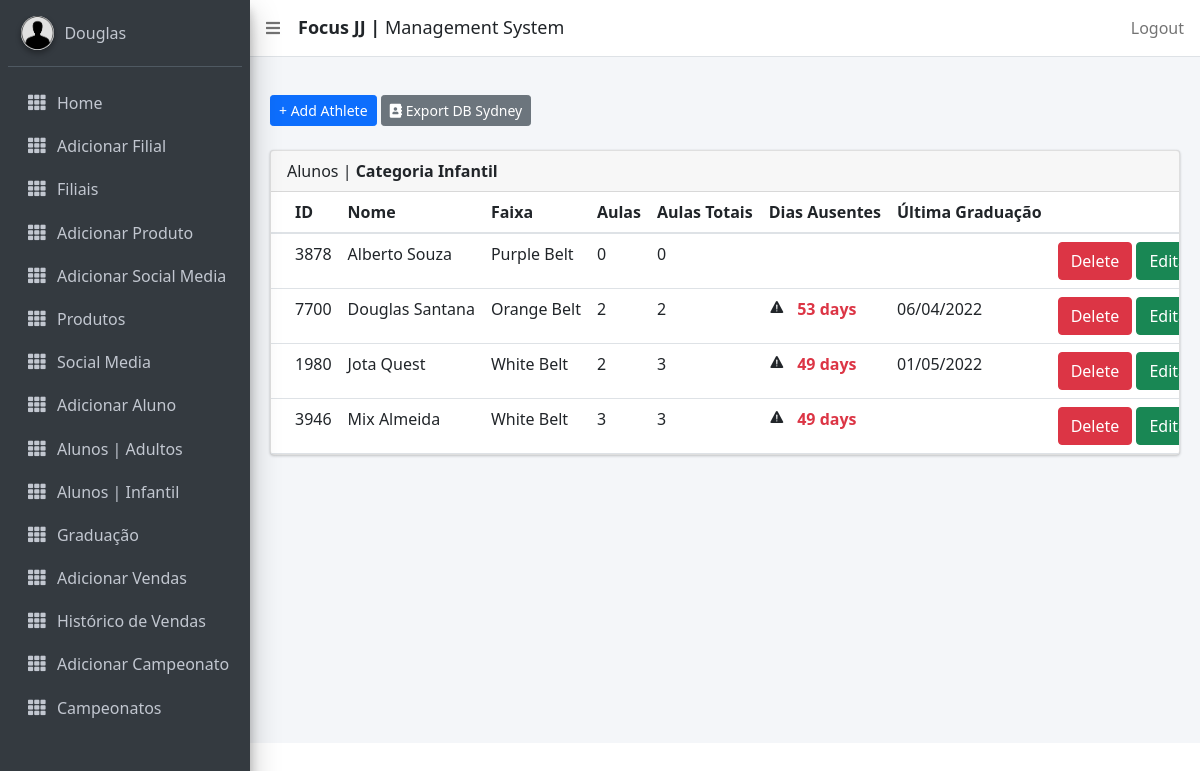
/managealunos/kids (signed in), run on an earlier commit of the app's database.
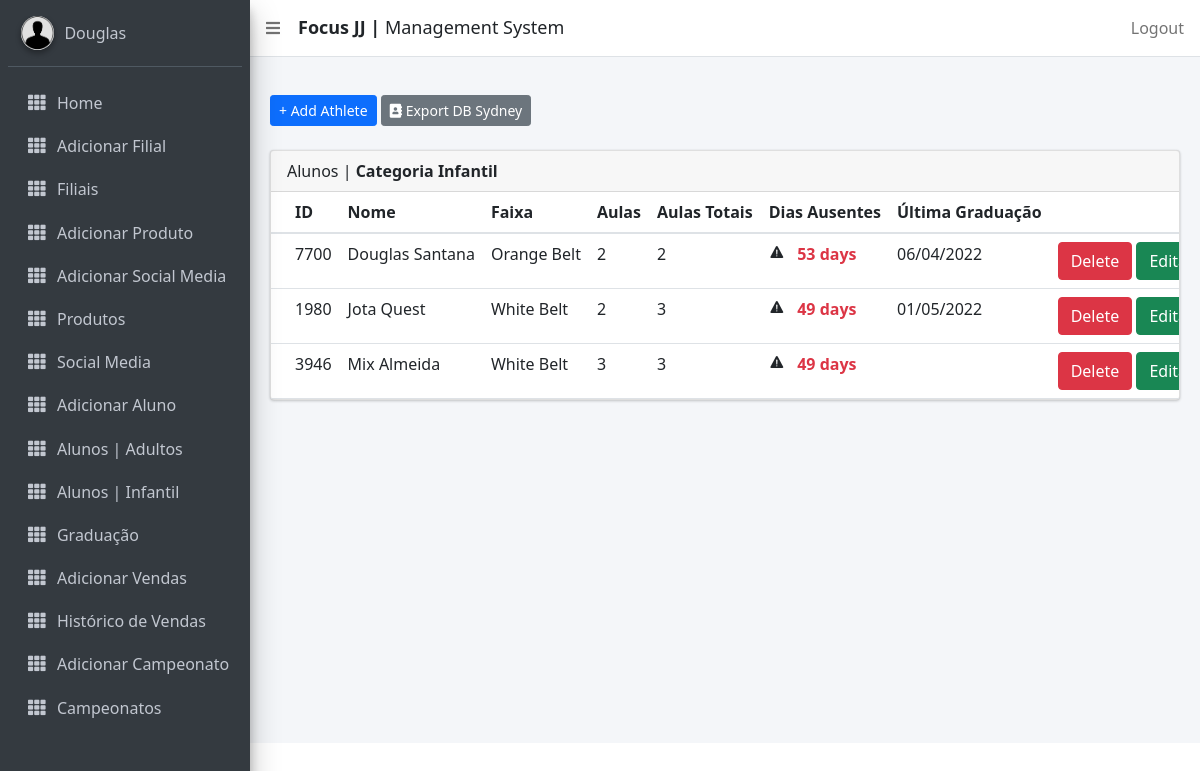
And on a later commit of the database.
### focusbjj/models.py (models this page shows, shortened)
class Aluno(models.Model):
    DoesNotExist = None
    objects = None
    id = ShortUUIDField(primary_key=True, editable=False, alphabet="0123456789", length=4)
    photo = models.ImageField(upload_to='photos/', null=True, blank=True)
    nome = models.CharField(max_length=15, verbose_name='Name')
    middle_name = models.CharField(max_length=20, verbose_name='Middle Name', blank=True, null=True)
    surname = models.CharField(max_length=15, verbose_name='Last Name', null=True)
    phone = models.CharField(max_length=15, help_text='Use only numbers')
    email = models.EmailField(max_length=128)
    location = models.ForeignKey(CustomUser, related_name="alunos", on_delete=models.CASCADE)
    address = models.CharField(max_length=255, blank=True, null=True)
    belt = models.CharField(max_length=255, choices=BELT)
    stripe = models.CharField(max_length=255, choices=GRAU)
    join_date = models.DateTimeField()
    time_stamp = models.DateTimeField(auto_now=True, null=True)
    gender = models.CharField(max_length=255, choices=GENDER)
    dob = models.DateField(verbose_name='Date of Birth',)
    is_blocked = models.BooleanField(default=False)
    agreement = models.BooleanField(default=False)
    USERNAME_FIELD = 'id'
    def idade(self): #POR ANO DE NASCIMENTO
        today = date.today()
        idade = today.year - self.dob.year #- ((today.month, today.day) < (self.dob.month, self.dob.day))
        return idade
    class Meta:
        ordering = ["nome"]

class Graduation(models.Model):
    objects = None
    aluno = models.ForeignKey(Aluno, related_name='graduacao', on_delete=models.CASCADE, verbose_name='_(Aluno')
    master = models.CharField(max_length=15, null=True, verbose_name=_('Professor'))
    belt = models.CharField(max_length=255, choices=BELT, verbose_name=_('Faixa'))
    stripe = models.CharField(max_length=255, choices=GRAU, verbose_name=_('Grau'))
    time_stamp = models.DateTimeField(null=True, verbose_name=_('Data'))

class GetAttendance(models.Model):
    objects = None
    aluno = models.ForeignKey(Aluno, on_delete=models.CASCADE, verbose_name='Athlete')
    attendance = models.DateTimeField(default=timezone.now)

### focusbjj/views.py (the view)
# urls.py: path('managealunos/kids', views.ManageAlunosKids.as_view(), name='managealunoskids'),
class ManageAlunosKids(LoginRequiredMixin, ListView):
    template_name = 'managealunos_kids.html'
    model = Aluno
    def get_queryset(self):
        queryset = super().get_queryset()
        filter = AlunoFilter(self.request.GET, queryset)
        return filter.qs
    def get_context_data(self, **kwargs):
        context = super(ManageAlunosKids, self).get_context_data(**kwargs)
        context['alunos'] = Aluno.objects.all()
        return context

### focusbjj/templatetags/attendance_tags.py (called while the page is built)
@register.filter
def get_count_att_aluno(aluno_instance):
    return len(GetAttendance.objects.filter(aluno_id=aluno_instance.id))

@register.filter
def last_att_aluno(aluno_instance):
    att = GetAttendance.objects.filter(aluno_id=aluno_instance.id).order_by('-attendance')
    if att[0].attendance + timedelta(days=15) < timezone.now():
        tempo = timezone.now() - att[0].attendance
        return tempo
    else:
        return ''

@register.filter
def current_belt(aluno_instance):
    belt = Graduation.objects.filter(aluno_id=aluno_instance.id).order_by('-time_stamp')
    if belt:
        current = belt[0].belt
    else:
        current = aluno_instance.belt
    return current

@register.filter
def last_graduation(aluno_instance):
    last_grad = Graduation.objects.filter(aluno_id=aluno_instance.id).order_by('-time_stamp')
    if last_grad:
        date = last_grad[0].time_stamp
    else:
        date = 'Not Graduated'
    return date

### focusbjj/templates/managealunos_kids.html (shortened to what this page needs)
{% extends 'base_template.html' %}
{% load static %}
{% load attendance_tags %}
{% load i18n %}
{% block content %}
<section class="content">
        <div class="container-fluid">
            <a class="btn btn-primary btn-sm" href="{% url 'focusbjj:add_aluno' %}" role="button">+ Add Athlete</a>
            <a href="{% url 'focusbjj:export_xlsx' %}" class="btn btn-sm btn-secondary"><i class="fas fa-address-book main-logo-icon"></i> Export DB {{ user.location }} </a> <br/>&nbsp;
            <div class="row">
                <div class="col-md-12">
                    <div class="card">
                        <div class="card-header">
                            <p>{% trans "Alunos" %} | <b>{% trans "Categoria Infantil" %}</b></p>
                        </div>
                <div class="card-body table-responsive p-0">
                <table class="table table-hover text-nowrap">
                <thead>
                    <tr>
                    <th>ID</th>
                    <th>{% trans "Nome" %}</th>
                    <th>{% trans "Faixa" %}</th>
                    <th>{% trans "Aulas" %}</th>
                    <th>{% trans "Aulas Totais" %}</th>
                    <th>{% trans "Dias Ausentes" %}</th>
                    <th>{% trans "Última Graduação" %}</th>
                    <th></th>
                    </tr>
                </thead>
                <tbody>
                {% for aluno in request.user.alunos.all|dictsort:"nome" %}
                   {% if aluno.idade <= 17 %}
                    <tr>
                    <td>{{ aluno.id }}</td>
                    <td>{{ aluno.nome|title }} {{ aluno.surname|title }}</td>
                    <td>
                        {% if aluno|current_belt %}
                        {{ aluno|current_belt }}
                        {% else %}
                        {{ aluno.belt }}
                        {% endif %}
                    </td>
                    <td>
                        {% if aluno|new_attendance == None %}
                        {{ aluno|get_count_att_aluno }}
                        {% else %}
                        {{ aluno|new_attendance }}
                        {% endif %}
                    </td>
                    <td>{{ aluno|get_count_att_aluno }}</td>
                    <td>
                        {% if aluno|get_count_att_aluno %}
                        {% if aluno|last_att_aluno %}
                            <ion-icon name="warning"></ion-icon>
                            <strong class="text-red"> &nbsp; {{ aluno|last_att_aluno|cut:"," |slice:"7"}}</strong>
                        {% endif %}
                        {% endif %}
                    </td>
                    <td>{{ aluno|last_graduation|date:"d/m/Y" }}</td>
                    <td>
                        <a href="{% url 'focusbjj:deletealunos' aluno.pk %}" class="btn btn-danger">Delete</a>
                        <a href="{% url 'focusbjj:editaralunos' aluno.pk %}" class="btn btn-success">Editar</a>
                    </td>
                    </tr>
                {% endif %}
                {% endfor %}
                </tbody>
                </table>
                        </div>
                        </div>
                </div>
            </div>
        </div>
      </section>
{% endblock %}

What changed in the data, as far as the page shows it:
removed Aluno: id "3878", nome "Alberto", surname "Souza", id+belt "Purple Belt", id "0"
